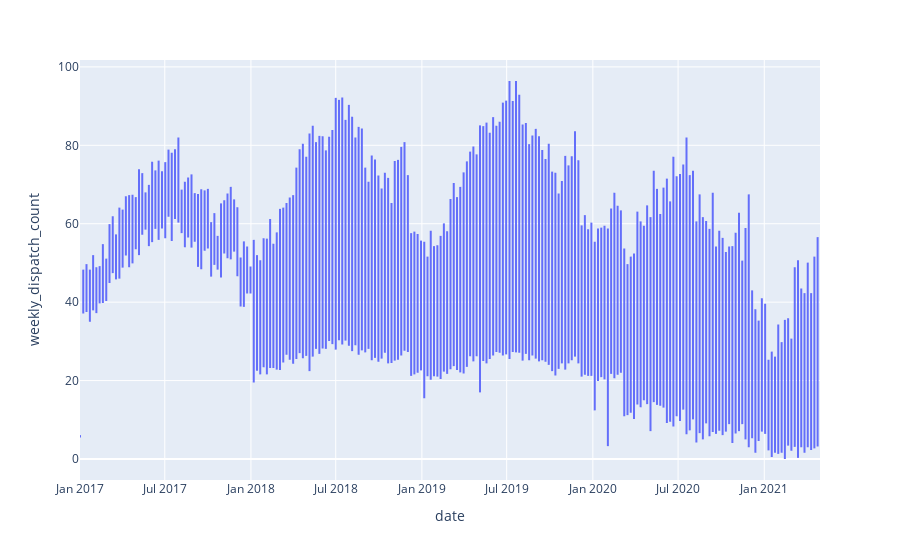

The cell this chart's notebook holds for it:
### Markdown cell above
<a id="2.6"></a>
## <span style="font-family: Verdana; font-size: 30px; font-style: normal; font-weight: bold; text-decoration: none; text-transform: none; letter-spacing: 3px; background-color: #ffffff; color: teal;" id="line_plots">2.6&nbsp;&nbsp;Line Plots&nbsp;&nbsp;&nbsp;&nbsp;<a href="#toc">&#10514;</a></center></span>

### Code cell
px.line(data_frame= train, y = 'weekly_dispatch_count', x = 'date')

### Figure 1 — Plotly figure (JSON) as saved in the notebook; plotly's stock layout.template omitted (floating-point values rounded to 4 significant figures; data arrays with more than 128 entries replaced by an {"elided": "..."} marker saying what was removed)
{"data": [{"hovertemplate": "date=%{x}<br>weekly_dispatch_count=%{y}<extra></extra>", "legendgroup": "", "line": {"color": "#636efa", "dash": "solid"}, "marker": {"symbol": "circle"}, "mode": "lines", "name": "", "showlegend": false, "type": "scattergl", "x": {"elided": "16644 str values"}, "xaxis": "x", "y": {"elided": "16644 float values"}, "yaxis": "y"}], "layout": {"legend": {"tracegroupgap": 0}, "margin": {"t": 60}, "xaxis": {"anchor": "y", "domain": [0, 1], "title": {"text": "date"}}, "yaxis": {"anchor": "x", "domain": [0, 1], "title": {"text": "weekly_dispatch_count"}}}}
